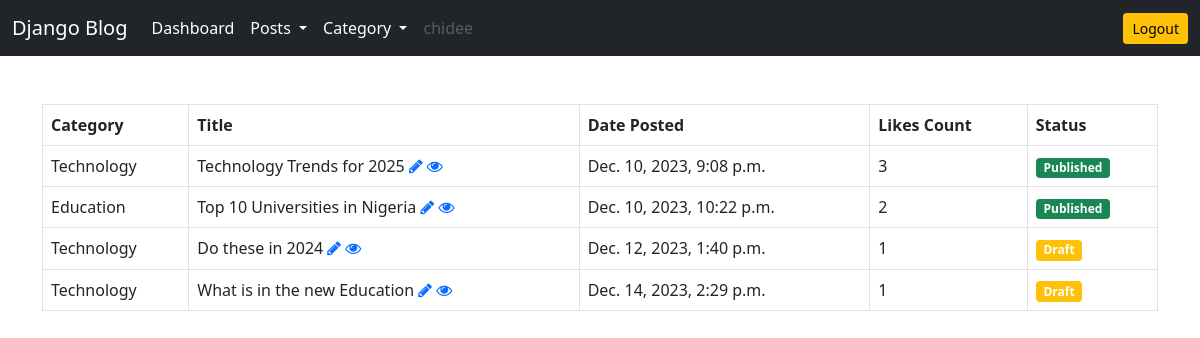
/post/all-posts/ (signed in), run on the app's committed database.
### post/models.py (models this page shows)
class Post(models.Model):
    category = models.ForeignKey(Category, on_delete=models.DO_NOTHING)
    author = models.ForeignKey(User, on_delete=models.CASCADE)
    title = models.CharField(max_length=255)
    description = RichTextField()
    is_published = models.BooleanField(default=True)
    date_created = models.DateTimeField(auto_now_add=True)
    last_updated = models.DateTimeField(auto_now=True)
    likes = models.PositiveIntegerField(default=0)
    slug = models.SlugField(unique=True)

class Category(models.Model):
    title = models.CharField(max_length=255, unique=True)
    def __str__(self):
        return self.title

### post/views.py (the view)
# urls.py: path('all-posts/', all_posts, name='all-posts'),
def all_posts(request):
    posts = Post.objects.all()
    context = {'posts':posts}
    return render(request, 'post/all_posts.html', context)

### templates/post/all_posts.html
{% extends 'base.html' %}
{% block content %}
<table class="table table-bordered">
    <thead>
        <tr>
            <th scope="col">Category</th>
            <th scope="col">Title</th>
            <th scope="col">Date Posted</th>
            <th scope="col">Likes Count</th>
            <th scope="col">Status</th>
        </tr>
    </thead>
    <tbody>
        {% for post in posts %}
        <tr>
            <td>{{post.category}}</td>
            <td>{{post.title}} <a href="{% url 'update-post' post.slug %}">
                <i class="fa fa-pencil"></i></a>
                <a href="{% url 'post-details' post.slug %}">
                    <i class="fa fa-eye"></i></a>
            </td>
            <td>{{post.date_created}}</td>
            <td>{{post.likes}}</td>
            {% if post.is_published %}
            <td><span class="badge bg-success">Published</span></td>
            {% else %}
            <td><span class="badge bg-warning">Draft</span></td>
            {% endif %}
        </tr>
        {% endfor %}
    </tbody>
</table>
{% endblock content %}

### templates/base.html (shortened to what this page needs)
<!doctype html>
<html lang="en">
<head>
    <link href="https://cdn.jsdelivr.net/npm/bootstrap@5.0.2/dist/css/bootstrap.min.css" rel="stylesheet"
>
    <link rel="stylesheet" href="https://cdnjs.cloudflare.com/ajax/libs/font-awesome/4.7.0/css/font-awesome.min.css">
</head>
<body>
    <nav class="navbar navbar-expand-lg navbar-dark bg-dark">
        <div class="container-fluid">
            <a class="navbar-brand" href="/">Django Blog</a>
            <div class="collapse navbar-collapse" id="navbarSupportedContent">
                <ul class="navbar-nav me-auto mb-2 mb-lg-0">
                    {% if request.user.is_authenticated %}
                    <li class="nav-item">
                        <a class="nav-link active" aria-current="page" href="{% url 'dashboard' %}">Dashboard</a>
                    </li>
                    <li class="nav-item dropdown">
                        <a class="nav-link active dropdown-toggle" href="#" id="navbarDropdown" role="button"
                            data-bs-toggle="dropdown" aria-expanded="false">
                            Posts
                        </a>
                    </li>
                    <li class="nav-item dropdown">
                        <a class="nav-link active dropdown-toggle" href="#" id="navbarDropdown" role="button"
                            data-bs-toggle="dropdown" aria-expanded="false">
                            Category
                        </a>
                    </li>
                    {% endif %}
                    <li class="nav-item">
                        {% if request.user.is_authenticated  %}
                        <a class="nav-link disabled" href="#" tabindex="-1" aria-disabled="true">{{user.username}}</a>
                        {% else %}
                        <a class="nav-link disabled" href="#" tabindex="-1" aria-disabled="true">Guest User</a>
                        {% endif %}
                    </li>
                </ul>
                {% if request.user.is_authenticated %}
                <a href="{% url 'logout' %}" class="btn btn-warning btn-sm">Logout</a>
                {% else %}
                <a href="{% url 'login' %}" class="btn btn-warning btn-sm">Login</a>
                {% endif %}
            </div>
        </div>
    </nav>
    <div class="container mt-5">
        {% block content %}
        {% endblock content %}
    </div>
</body>
</html>

### data on the page
Post: category "Technology", title "Technology Trends for 2025", date_created "Dec. 10, 2023, 9:08 p.m.", likes "3", is_published "Published"
Post: category "Education", title "Top 10 Universities in Nigeria", date_created "Dec. 10, 2023, 10:22 p.m.", likes "2", is_published "Published"
Post: category "Technology", title "Do these in 2024", date_created "Dec. 12, 2023, 1:40 p.m.", likes "1", is_published "Draft"
Post: category "Technology", title "What is in the new Education", date_created "Dec. 14, 2023, 2:29 p.m.", likes "1", is_published "Draft"

### other printed values
{{ user.username }} "chidee"
